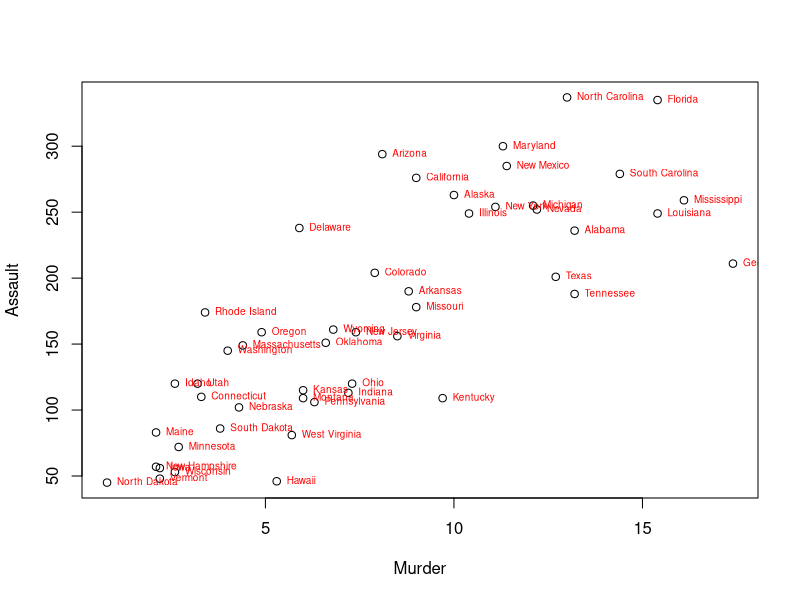
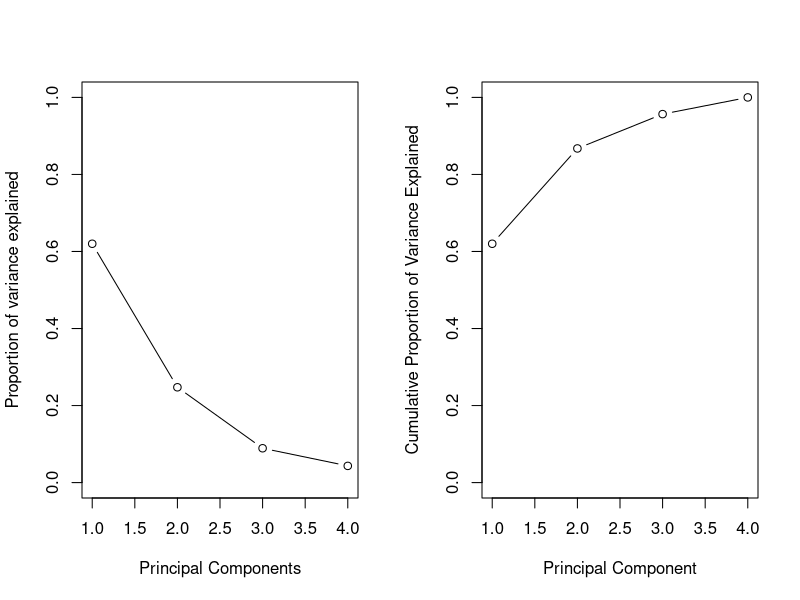
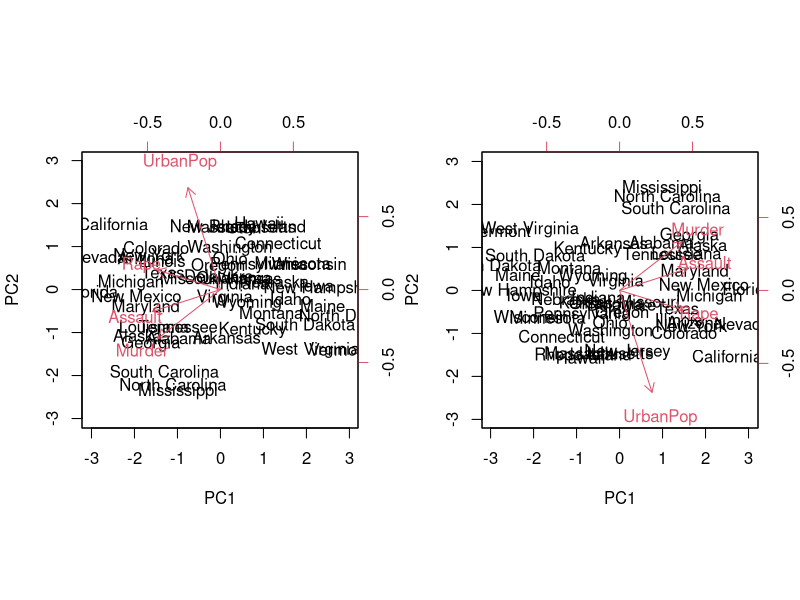

These figures' R source, in order:
######################################################
# Principal Components Analysis (PCA)           
# based on Chapter 10, Lab 1, ISL textbook 
# Ana Alina Tudoran, 2023               
######################################################


#___________________________________________________________________________
# Data "USArrests" from baseR package
# For each of the 50 states in the USA,the data contains the number of arrests 
# per 100,000 residents for each of three crimes: Assault, Murder, Rape. 
# In addition, the variable UrbanPop records the percent of the population 
# in each state leaving in urban areas.
#___________________________________________________________________________

# Objectives: 
# - Perform a PCA to reduce the number of variables to a smaller number of PCs
#   that will summarize most of the information in the data
# - Discover and visualize how the 50 USA states differ based on
#   the multiple number of variables taken simultaneously
# ____________________________________________________________________________


#______________________
##  1. Explore the data 
#______________________
View(USArrests)
states=row.names(USArrests)
states
names(USArrests)
str(USArrests) # all var are continuous (numeric and integer)
cormatrix <- cor(USArrests)
round(cormatrix, 2) 
# certain variables are correlated => PCA is justified

# We can see how the variables correlate and how the states differ 
# by ploting 2 variables at once: 
# for example, Murder and Assault
plot(USArrests$Murder, USArrests$Assault, xlab = "Murder", ylab = "Assault")
text(USArrests$Murder, USArrests$Assault, row.names(USArrests), cex=0.6, 
     pos=4, col="red")
# This plot is quiet informative. However, using PCA we want a plot summarizing 
# records and all variables in the data set with minimum loss of information


apply(USArrests, 2, mean) #  to get column means; 1 for row means
# on average there are 3 times as many rapes as murders, and more than 8 times 
# as many assaults as rapes
apply(USArrests, 2, var)  #  variances 
# variables have vastly different variances. 
# hence, it is important to standardize the variables 


## ____________________________________
##   2. Run PCA and evaluate the output
## ____________________________________
pr.out = prcomp(USArrests, scale=TRUE)
names(pr.out)   # List of 5 elements (see also in the Global Environment)

pr.out$x # PC scores for each record  
dim(pr.out$x) 
# These are the new surrogate variables created, which (selectively) can be 
# used in other analyses instead of the original variables

pr.out$sdev     # The std. deviations of each PC
# equivalent to:
sqrt(apply(pr.out$x, 2, var))

pr.out$center   # Mean of the original variables
pr.out$scale    # Std.dev.of the original variables
pr.out$rotation # PC loading vector; 
# high loading on a single component allow us 
# to assign meanings to principal component. 
# Here, murder, assault and rape characterize PC1; 
# urban population characterizes PC2.

# Note: the number of components extracted by the software is always min(n-1,p), 
# where n is the size of the dataset and p is the number of original variables. 
# In other words, the number of PCs is less than or equal to the number of 
# original variables.
# The analyst will have to select only a few PCs, otherwise the PCA analysis 
# does not justify. 


# ____________________________________________________________________________
## 3. Scree plot
# (evaluate % of variance explained, elbow rule, ..)
# ____________________________________________________________________________
# variance and % of variance explained by each PC (eigen values)
summary(pr.out)
# alternatively
   pr.var = apply(pr.out$x, 2, var)
   pve = pr.var/sum(pr.var)
   pve
# Notice, PCs are ranked by how much they describe the data
# PC1 explains 62% of the variance in the data, 
# PC2 explains 24.7% of the variance in the data, etc..

 
# Represent explained variance in a graph (scree plot)
par(mfrow = c(1,2))
plot(pve, xlab="Principal Components", 
     ylab= "Proportion of variance explained",
     ylim=c(0,1), type='b') # identify the elbow of the plot and choose the 
# number of PC above the elbow
plot(cumsum(pve), xlab="Principal Component", 
     ylab="Cumulative Proportion of Variance Explained", 
     ylim=c(0,1), type='b') # check the cumulative plot and make the decision 

# _____________________________________________________________________________
# The question is: Is this PCA meaningful? Are there sufficient correlated 
# variables in the dataset to reduce the dimension of the data set to fewer 
# than four variables?
#______________________________________________________________________________
# For data summarization and visualization, PCA is worthy only if the top 2 
# or 3 PCs cover most of the variation in our data. This way, one can represent 
# all the records based on those PC in a bi- or maximum tri-dimensional space.
# As we can see, in this case, the first two components explain together more 
# than 80% of total variation in the data. 
# Hence, PC1 and PC2 can thus be used as surrogate variables for the original 
# data set. Of note, the selection of PC based on the elbow rule or variance 
# explained is not entirely objective because it only uses the training data set
# (minimizing the training error). 
# In the next lecture, I will discuss another method of selecting the best number
# of PC, tuning this parameter as a function the prediction accuracy of PCs
# (i.e.,cv-testing error).

# ______________________________________________________________________________
## 4.Biplot -evaluate how data and variables are mapped in regard to PC extracted
# ______________________________________________________________________________

biplot(pr.out, scale=0) 
# the sign of the loading vectors may vary depending on the software used, 
# but the values are the same. 
# to obtain exactly the biplot from the ISL textbook, we can reverse the signs:
pr.out$rotation = -pr.out$rotation
pr.out$x = -pr.out$x
biplot(pr.out, scale=0)

# How do we read this biplot?  
# (1) by default the plot represents only the first two PCs 
# (2) the plot represents both the loading vectors and the PCs scores
# (3) the loadings are the ones given in the rotation table
# (4) Assault, Murder and Rape have approx equal loading on PC1. 
#     UrbanPop has much less weight on PC1.
# (5) UrbanPop has high loading on PC2. 
# (6) Assault, Murder and Rape are close to each other, meaning they are 
#     correlated with each other. 
# (7) UrbanPop is less correlated with the other three.
# (8) States that have similar profiles (scores) on PC1 and PC2, are clustered
#     together. 
# (9) If the states are different based on PC1, like the California 
#     and South Dakota, such differences are likely to be due to the variables 
#     that have heavy influences on PC1. These variables were the crime-related 
#     variables. Thus, states like California have high crime rate, while states 
#     like South Dakota, which scores in the opposite direction of PC1, have 
#     low crime rate.


# ____________________________________________________________________________
## To conclude, PCA is a tool for:
#  a) data visualization and summarizing (objective fulfilled in this script) 
#  b) dimension reduction for implementing supervised predictive techniques 
#  We approach objective b) next lecture under Principal Component Regression 
#  There we will use function pcr() from the library "pls" 
#  pcr() function can perform PCA on a mix of categorical & continuous variables 
#  By default, PCA is a technique applied to continuous variables and therefore 
#  prcomp() function from base R (implemented in this script) works only with 
#  continuous/numeric data.   
# ____________________________________________________________________________


